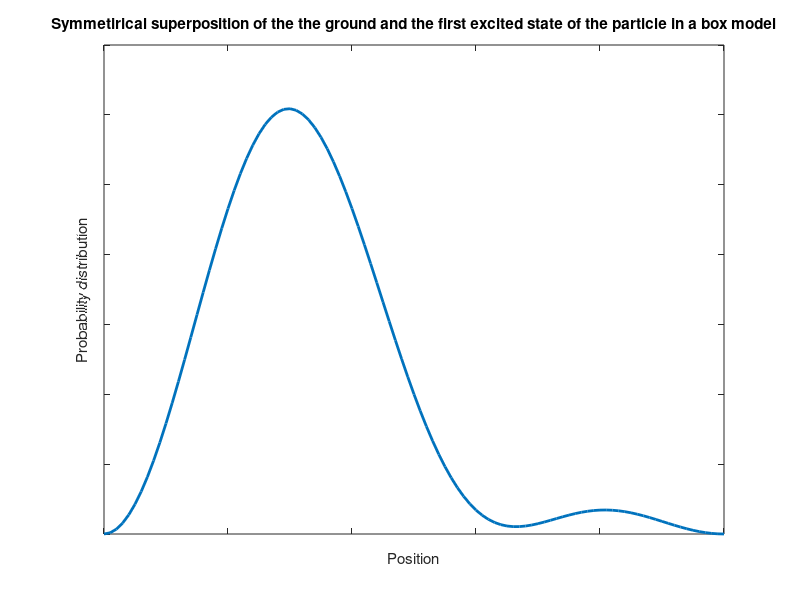

Write the MATLAB code that produced this figure.
%Time evolution of quantum states
%Fotios Ioannis Giasemis

clear;
L=1; w=1;
x=[0:.01:1];

for t=0:.1:50
    
    P=2/L*(sin(pi*x/L)).^2+2/L*(sin(2*pi*x/L)).^2+4/L*sin(pi*x/L).*sin(2*pi*x/L)*cos(w*t); 
    plot(x,P,'LineWidth',2)
    set(gca,'YTickLabel',[]);
    set(gca,'XTickLabel',[]);
    xlim([0 1])
    ylim([0 7])
    xlabel('Position')
    ylabel('Probability distribution')
    title('Symmetirical superposition of the the ground and the first excited state of the particle in a box model')
    pause(.01)
end

clear;clc
